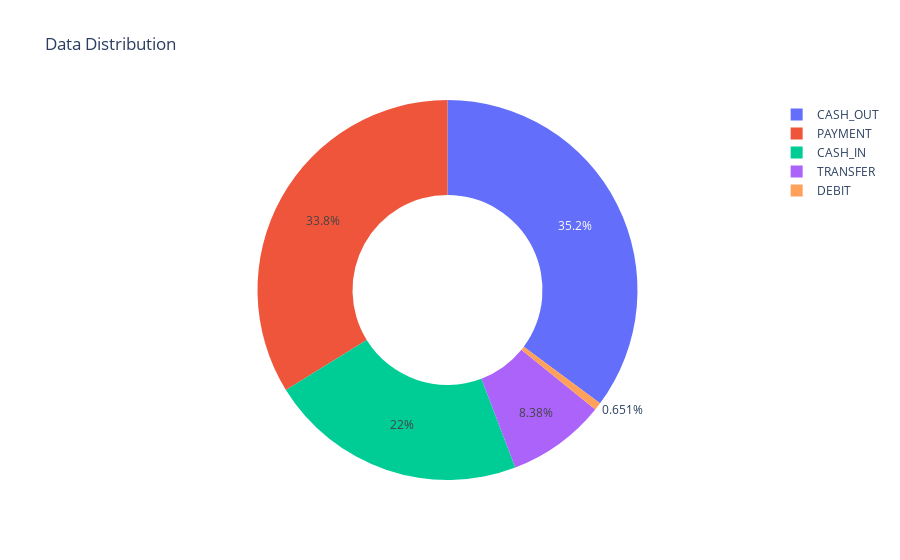

Write notebook code for a chart like this one.
### Code cell
import plotly.express as px
figure = px.pie( data,values=quantity,names = transaction,hole=0.5,title="Data Distribution"
)
figure.show()

### Figure 1 — Plotly figure (JSON) as saved in the notebook; plotly's stock layout.template omitted (floating-point values rounded to 4 significant figures)
{"data": [{"domain": {"x": [0, 1], "y": [0, 1]}, "hole": 0.5, "hovertemplate": "label=%{label}<br>value=%{value}<extra></extra>", "labels": ["CASH_OUT", "PAYMENT", "CASH_IN", "TRANSFER", "DEBIT"], "legendgroup": "", "name": "", "showlegend": true, "type": "pie", "values": [2237500, 2151495, 1399284, 532909, 41432]}], "layout": {"legend": {"tracegroupgap": 0}, "title": {"text": "Data Distribution"}}}
